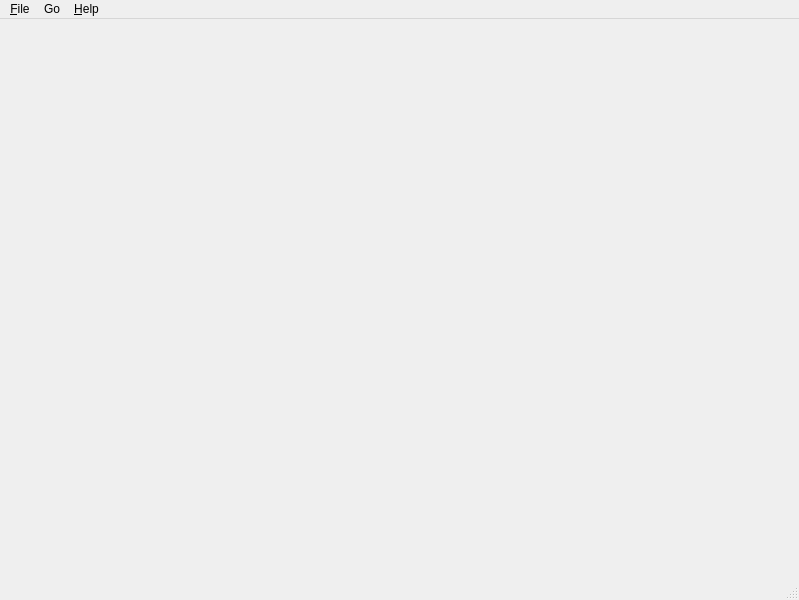
<?xml version="1.0" encoding="UTF-8"?>
<ui version="4.0">
 <class>MainWindow</class>
 <widget class="QMainWindow" name="MainWindow">
  <property name="geometry">
   <rect>
    <x>0</x>
    <y>0</y>
    <width>799</width>
    <height>600</height>
   </rect>
  </property>
  <property name="windowTitle">
   <string>MainWindow</string>
  </property>
  <widget class="QWidget" name="centralwidget">
   <layout class="QVBoxLayout" name="verticalLayout"/>
  </widget>
  <widget class="QMenuBar" name="menubar">
   <property name="geometry">
    <rect>
     <x>0</x>
     <y>0</y>
     <width>799</width>
     <height>26</height>
    </rect>
   </property>
   <widget class="QMenu" name="menu_File">
    <property name="title">
     <string>&amp;File</string>
    </property>
    <addaction name="action_Open"/>
    <addaction name="actionExport_to_Text"/>
    <addaction name="separator"/>
    <addaction name="actionPreference"/>
    <addaction name="separator"/>
    <addaction name="actionRecent_files"/>
    <addaction name="separator"/>
    <addaction name="actionE_xit"/>
   </widget>
   <widget class="QMenu" name="menu_Help">
    <property name="title">
     <string>&amp;Help</string>
    </property>
    <addaction name="actionAbout"/>
   </widget>
   <widget class="QMenu" name="menuGo">
    <property name="title">
     <string>Go</string>
    </property>
   </widget>
   <addaction name="menu_File"/>
   <addaction name="menuGo"/>
   <addaction name="menu_Help"/>
  </widget>
  <widget class="QStatusBar" name="statusbar"/>
  <action name="action_Open">
   <property name="text">
    <string>&amp;Open</string>
   </property>
  </action>
  <action name="actionE_xit">
   <property name="text">
    <string>E&amp;xit</string>
   </property>
  </action>
  <action name="actionExport_to_Text">
   <property name="text">
    <string>Export to Text</string>
   </property>
  </action>
  <action name="actionPreference">
   <property name="text">
    <string>Preference</string>
   </property>
  </action>
  <action name="actionRecent_files">
   <property name="text">
    <string>Recent files</string>
   </property>
  </action>
  <action name="actionAbout">
   <property name="text">
    <string>About</string>
   </property>
  </action>
 </widget>
 <resources/>
 <connections/>
</ui>
